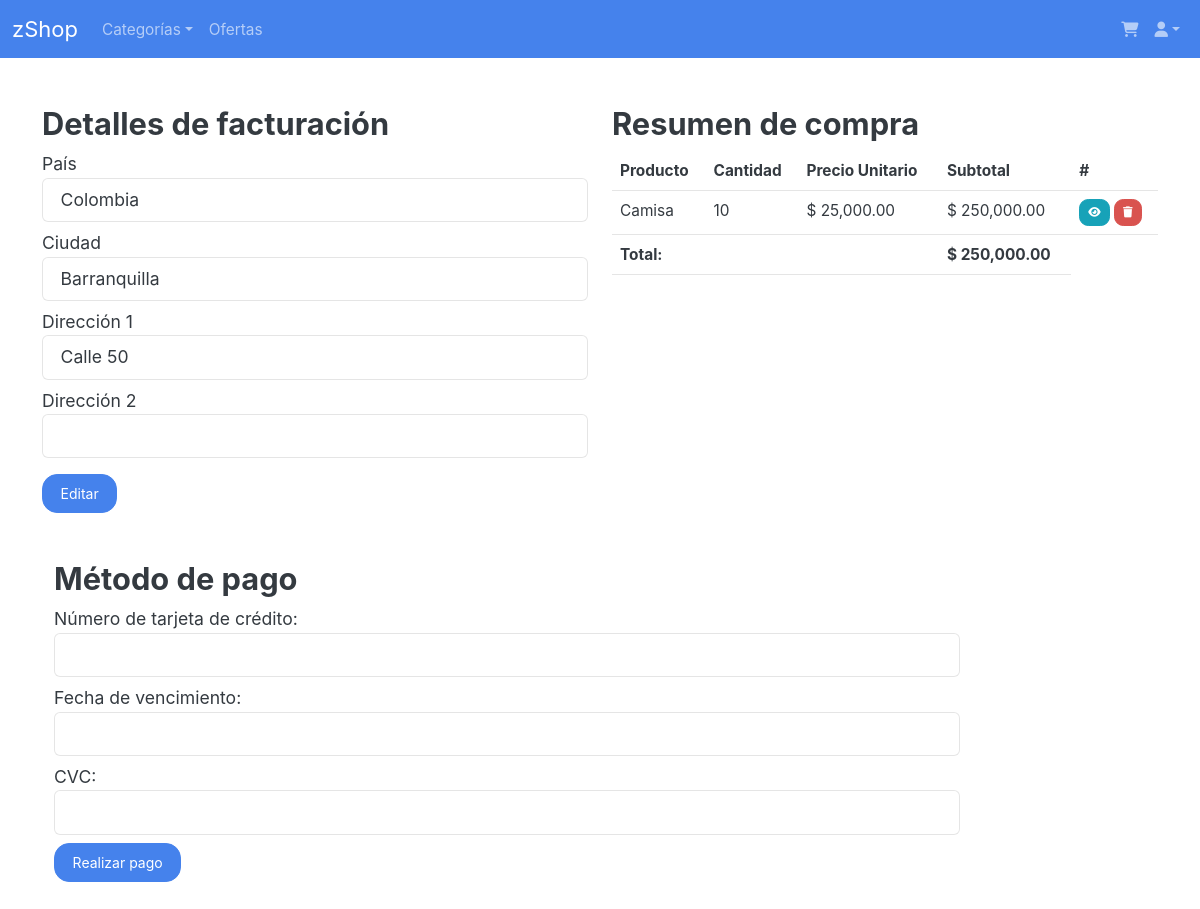
/checkout/ (signed in), run on the app's committed database.
### accounts/models.py (models this page shows, shortened)
class UserData(models.Model):
    id = models.AutoField(primary_key=True)
    name = models.CharField(max_length=100, null=True)
    last_name = models.CharField(max_length=100, null=True)
    username = models.CharField(max_length=100, null=True)
    email = models.CharField(max_length=100, null=True)
    phone = models.CharField(max_length=100, null=True)
    country = models.CharField(max_length=100, null=True)
    city = models.CharField(max_length=100, null=True)
    address1 = models.CharField(max_length=100, null=True)
    address2 = models.CharField(max_length=100, null=True)

### shop/models.py (models this page shows, shortened)
class Cart(models.Model):
    id = models.AutoField(primary_key=True)
    user = models.ForeignKey(User, on_delete=models.CASCADE)
    product = models.ForeignKey(Product, on_delete=models.CASCADE)
    quantity = models.PositiveBigIntegerField(default=1)
    created_at = models.DateTimeField(auto_now_add=True)

class Product(models.Model):
    STATUS = (
        ('Disponible', 'Disponible'),
        ('Agotado', 'Agotado')
    )
    id = models.AutoField(primary_key=True)
    name = models.CharField(max_length=100)
    description = models.TextField(blank=True)
    price = models.DecimalField(max_digits=15, decimal_places=2, null=True)
    image = models.ImageField(upload_to='items/', null=True)
    category = models.ForeignKey(CategoryShop, null=True, on_delete=models.SET_NULL)
    status = models.CharField(max_length=100, null=True, choices=STATUS)
    created_at = models.DateTimeField(auto_now_add=True)

### shop/views.py (the view)
# urls.py: path('checkout/', CheckoutView.as_view(), name='checkout')
class CheckoutView(TemplateView):
    template_name = 'shop/checkout.html'
    def get(self, request, *args, **kwargs):
        context = super().get_context_data(**kwargs)
        context['user'] = UserData.objects.get(username = request.user.username)
        context['cart_items'] = Cart.objects.filter(user=request.user)
        context['cart_total'] = sum(item.product.price * item.quantity for item in context['cart_items'])
        return self.render_to_response(context)

### drf/filter.py (called while the page is built)
@register.filter
def multiply(value, arg):
    return value * arg

### template/shop/checkout.html (shortened to what this page needs)
{% extends 'shop/base.html' %}
{% load static %}
{% load humanize %}
{% load filter %}
{% block content %}
<div class="container my-5">
    <div class="row">
        <div class="col-md-6">
            <h3>Detalles de facturación</h3>
            <form>
                <div class="form-group">
                    <label for="country">País</label>
                    <input type="text" class="form-control mb-2" id="country" value="{{ user.country }}" readonly>
                </div>
                <div class="form-group">
                    <label for="city">Ciudad</label>
                    <input type="text" class="form-control mb-2" id="city" value="{{ user.city }}" readonly>
                </div>
                <div class="form-group">
                    <label for="address1">Dirección 1</label>
                    <input type="text" class="form-control mb-2" id="address1" value="{{ user.address1 }}" readonly>
                </div>
                <div class="form-group">
                    <label for="address2">Dirección 2</label>
                    <input type="text" class="form-control mb-3" id="address2" value="{{ user.address2 }}" readonly>
                </div>
                <a href="{% url 'shop:account' %}" class="btn btn-primary">Editar</a>
            </form>
        </div>
        <div class="col-md-6">
            <h3>Resumen de compra</h3>
            <div class="table-responsive">
                <table class="table table-hover">
                    <thead>
                        <tr>
                            <th>Producto</th>
                            <th>Cantidad</th>
                            <th>Precio Unitario</th>
                            <th>Subtotal</th>
                            <th>#</th>
                        </tr>
                    </thead>
                    <tbody>
                        {% for item in cart_items %}
                        <tr>
                            <td> {{ item.product.name }}</td>
                            <td> {{ item.quantity }}</td>
                            <td>$ {{ item.product.price|intcomma }}</td>
                            <td>$ {{ item.product.price|multiply:item.quantity|intcomma }}</td>
                            <td>
                                <a class="btn btn-sm btn-info" href="{% url 'shop:product' id=item.product.id%}"><i
                                        class="fa-solid fa-eye"></i></a>
                                <a class="btn btn-sm btn-danger"
                                    href="{% url 'shop:cart_remove' user=user.id id=item.id %}"><i
                                        class="fa-solid fa-trash"></i></a>
                            </td>
                        </tr>
                        {% endfor %}
                        <tr>
                            <td colspan="3" class="text-right"><strong>Total:</strong></td>
                            <td><strong>$ {{ cart_total|intcomma }}</strong></td>
                        </tr>
                    </tbody>
                </table>
            </div>
        </div>
    </div>
    <div class="row mt-5 mx-auto">
        <div class="col-md-10">
            <h3>Método de pago</h3>
            <form method="post">
                <div class="form-group mb-2">
                    <label for="card-number">Número de tarjeta de crédito:</label>
                    <input type="text" class="form-control" id="card-number" required>
                </div>
                <div class="form-group mb-2">
                    <label for="card-expiry">Fecha de vencimiento:</label>
                    <input type="text" class="form-control" id="card-expiry" required>
                </div>
                <div class="form-group mb-2">
                    <label for="card-cvc">CVC:</label>
                    <input type="text" class="form-control" id="card-cvc" required>
                </div>
                <button type="submit" class="btn btn-primary">Realizar pago</button>
            </form>
        </div>
    </div>
</div>
{% endblock %}

### data on the page
UserData: country "Colombia", city "Barranquilla", address1 "Calle 50"
Cart: product.name "Camisa", quantity "10", product.price "25,000.00", product.price|multiply "250,000.00"

### other printed values
{{ cart_total|intcomma }} "250,000.00"
